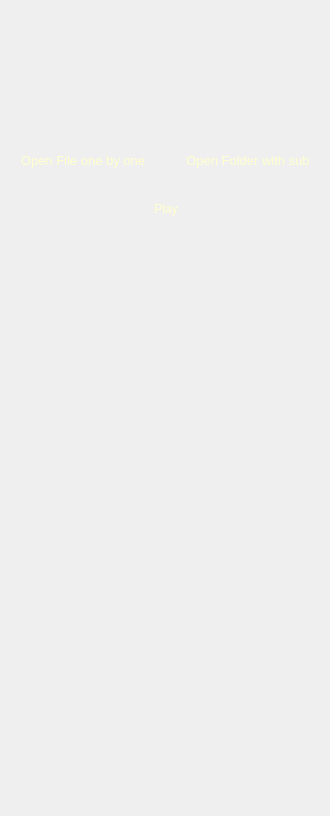
<?xml version="1.0" encoding="UTF-8"?>
<ui version="4.0">
 <class>Form</class>
 <widget class="QWidget" name="Form">
  <property name="geometry">
   <rect>
    <x>0</x>
    <y>0</y>
    <width>330</width>
    <height>816</height>
   </rect>
  </property>
  <property name="windowTitle">
   <string>Mp3 Folder player</string>
  </property>
  <widget class="QLabel" name="label">
   <property name="geometry">
    <rect>
     <x>0</x>
     <y>0</y>
     <width>330</width>
     <height>816</height>
    </rect>
   </property>
   <property name="styleSheet">
    <string notr="true">background-image: url(images/fon2.png);</string>
   </property>
   <property name="text">
    <string/>
   </property>
  </widget>
  <widget class="QListWidget" name="listWidget">
   <property name="geometry">
    <rect>
     <x>10</x>
     <y>377</y>
     <width>311</width>
     <height>431</height>
    </rect>
   </property>
   <property name="styleSheet">
    <string notr="true">background: transparent;
color: rgb(254, 255, 234);
border-color: rgb(85, 0, 255);</string>
   </property>
   <property name="lineWidth">
    <number>1</number>
   </property>
  </widget>
  <widget class="QPushButton" name="pushButton">
   <property name="geometry">
    <rect>
     <x>86</x>
     <y>189</y>
     <width>160</width>
     <height>40</height>
    </rect>
   </property>
   <property name="styleSheet">
    <string notr="true">QPushButton#pushButton{
background-image: url(images/knopka.png);
font: 75 14pt &quot;Arial&quot;;
color: rgb(255, 255, 206);
border: none;
}

QPushButton#pushButton:pressed{
	padding-left: 3px;
	padding-top: 3px;
}
</string>
   </property>
   <property name="text">
    <string>Play</string>
   </property>
  </widget>
  <widget class="QPushButton" name="pushButton_2">
   <property name="geometry">
    <rect>
     <x>168</x>
     <y>140</y>
     <width>160</width>
     <height>40</height>
    </rect>
   </property>
   <property name="font">
    <font>
     <family>Arial</family>
     <pointsize>10</pointsize>
     <weight>9</weight>
     <italic>false</italic>
     <bold>false</bold>
    </font>
   </property>
   <property name="styleSheet">
    <string notr="true">QPushButton#pushButton_2{
background-image: url(images/knopka.png);
font: 75 10pt &quot;Arial&quot;;
color: rgb(255, 255, 206);
border: none;
}

QPushButton#pushButton_2:pressed{
	padding-left: 3px;
	padding-top: 3px;
}
</string>
   </property>
   <property name="text">
    <string>Open Folder with sub</string>
   </property>
  </widget>
  <widget class="QPushButton" name="pushButton_3">
   <property name="geometry">
    <rect>
     <x>3</x>
     <y>140</y>
     <width>160</width>
     <height>40</height>
    </rect>
   </property>
   <property name="font">
    <font>
     <family>Arial</family>
     <pointsize>10</pointsize>
     <weight>9</weight>
     <italic>false</italic>
     <bold>false</bold>
    </font>
   </property>
   <property name="styleSheet">
    <string notr="true">QPushButton#pushButton_3{
background-image: url(images/knopka.png);
font: 75 10pt &quot;Arial&quot;;
color: rgb(255, 255, 206);
border: none;
}

QPushButton#pushButton_3:pressed{
	padding-left: 3px;
	padding-top: 3px;
}
</string>
   </property>
   <property name="text">
    <string>Open File one by one</string>
   </property>
  </widget>
 </widget>
 <resources>
  <include location="fon.qrc"/>
 </resources>
 <connections/>
</ui>
